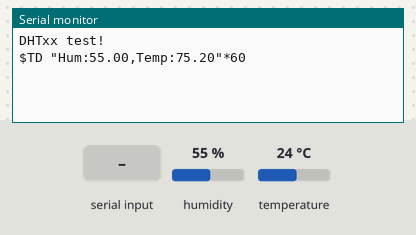
Recording of a sketch running on a simulated Arduino Mega 2560, built with avr-gcc and run on an emulated ATmega2560. On the bench: the last lines printed to the serial monitor. Inputs (shaded band) come from the test bench; at power-on: humidity 55 %, temperature 24 °C.

Above: at 3.0 s.
3.1 s: humidity set to 68 %
At 4.8 s:
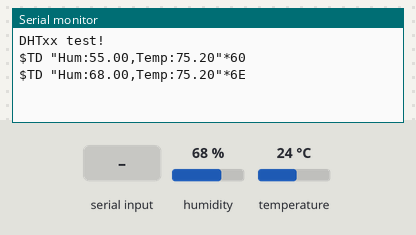
7.5 s: "$" received over the second serial link
At 10.2 s:
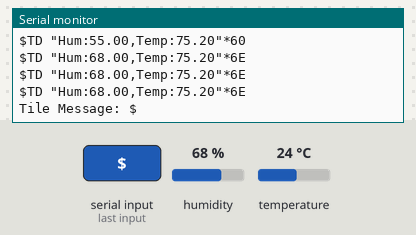
10.5 s: temperature set to 19 °C
At 12.2 s:
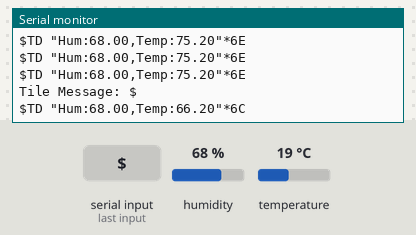
14.5 s: "1" received over the second serial link
At 16.5 s:
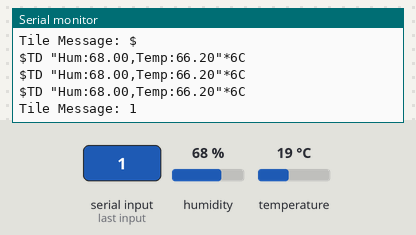
17.5 s: humidity set to 22 %
At 19.4 s:
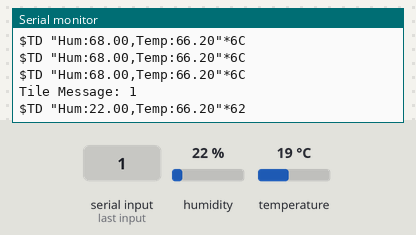

Measured:
- after the input at 3.1 s, the serial monitor: prints a new line after 0.91 s (image 1)
- after the input at 7.5 s, the serial monitor: prints a new line after 1.5 s (image 2)
- after the input at 10.5 s, the serial monitor: prints a new line after 0.54 s (image 3)
- after the input at 14.5 s, the serial monitor: prints a new line after 1.5 s (image 4)
- after the input at 17.5 s, the serial monitor: prints a new line after 0.56 s (image 5)

The sketch:

DHT22_Example.ino
```cpp
// Example testing sketch for various DHT humidity/temperature sensors
// Written by ladyada, public domain

// REQUIRES the following Arduino libraries:
// - DHT Sensor Library: https://github.com/adafruit/DHT-sensor-library
// - Adafruit Unified Sensor Lib: https://github.com/adafruit/Adafruit_Sensor

#include "DHT.h"
#include "stdlib.h"
#include "string.h"

#define DHTPIN 14     // Digital pin connected to the DHT sensor
// Feather HUZZAH ESP8266 note: use pins 3, 4, 5, 12, 13 or 14 --
// Pin 15 can work but DHT must be disconnected during program upload.

// Uncomment whatever type you're using!
//#define DHTTYPE DHT11   // DHT 11
#define DHTTYPE DHT22   // DHT 22  (AM2302), AM2321
//#define DHTTYPE DHT21   // DHT 21 (AM2301)

// Connect pin 1 (on the left) of the sensor to +5V
// NOTE: If using a board with 3.3V logic like an Arduino Due connect pin 1
// to 3.3V instead of 5V!
// Connect pin 2 of the sensor to whatever your DHTPIN is
// Connect pin 3 (on the right) of the sensor to GROUND (if your sensor has 3 pins)
// Connect pin 4 (on the right) of the sensor to GROUND and leave the pin 3 EMPTY (if your sensor has 4 pins)
// Connect a 10K resistor from pin 2 (data) to pin 1 (power) of the sensor

// Initialize DHT sensor.
// Note that older versions of this library took an optional third parameter to
// tweak the timings for faster processors.  This parameter is no longer needed
// as the current DHT reading algorithm adjusts itself to work on faster procs.
DHT dht(DHTPIN, DHTTYPE);

uint8_t nmeaChecksum (String sz, size_t len)
{
  size_t i = 0;
  uint8_t cs;

  if (sz [0] == '$')
    i++;

  for (cs = 0; (i < len) && sz [i]; i++)
  {
    cs ^= ((uint8_t) sz [i]);
  }
  return cs;
}

float h = 0;
float t = 0;
float f = 0;

void sendTempData();
void readFromTile();

void setup() {
  Serial.begin(115200);
  Serial.println(F("DHTxx test!"));

  //Start TILE serial comms
  Serial2.begin(115200);

  //Initialize the DHT Sensor
  dht.begin();

}

void loop() {
  // Wait a few seconds between measurements.
  delay(2000);

  // Reading temperature or humidity takes about 250 milliseconds!
  // Sensor readings may also be up to 2 seconds 'old' (its a very slow sensor)
  h = dht.readHumidity();
  // Read temperature as Celsius (the default)
  t = dht.readTemperature();
  // Read temperature as Fahrenheit (isFahrenheit = true)
  f = dht.readTemperature(true);

  // Check if any reads failed and exit early (to try again).
  if (isnan(h) || isnan(t) || isnan(f)) {
    Serial.println(F("Failed to read from DHT sensor!"));
    return;
  }

  // Compute heat index in Fahrenheit (the default)
  // float hif = dht.computeHeatIndex(f, h);
  // Compute heat index in Celsius (isFahreheit = false)
  // float hic = dht.computeHeatIndex(t, h, false);

  // Serial.print("Humidity: ");
  // Serial.print(h);
  // Serial.print("%  Temperature: ");
  // Serial.print(t);
  // Serial.print("C ");
  // Serial.print("°F  Heat index: ");
  // Serial.print(hic);
  // Serial.print("°C ");
  // Serial.print(hif);
  // Serial.println("°F");

  sendTempData();
  readFromTile();

}

void readTileFirmwareVersion(){

  Serial2.println("$FV*10");
  readFromTile();

}

void sendTempData(){

  String in = "$TD \"Hum:" + String(h) + "," + "Temp:" + String(f) +"\"";
  uint8_t checkSum = nmeaChecksum(in, in.length());

  //Sends to PC COMM PORT
  Serial.print(in + "*");
  Serial.println(checkSum,HEX);

  //Sends to TILE
  Serial2.print(in + "*");
  Serial2.println(checkSum,HEX);

}

void readFromTile(){

  String incomingString;

  if (Serial2.available() > 0) {

    incomingString = Serial2.readString();

    Serial.print("Tile Message: ");
    Serial.println(incomingString);

  }
}
```
